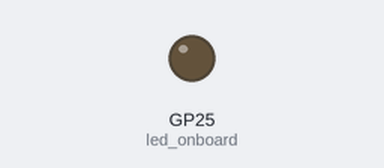
Simulated run of this program. Board: Raspberry Pi Pico running MicroPython. Shown: output pins drawn as LEDs (lit = HIGH).

Above: at 1.5 s.
At 11.3 s:
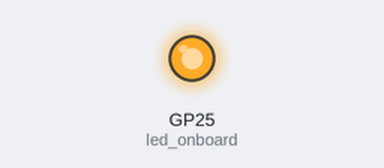
Timing chart, 0 to 11.7 s (numbered marks = the images above):
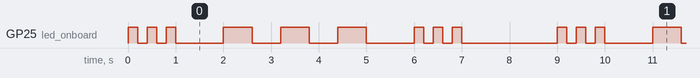

Measured:
- by itself, GP25 (led_onboard): repeats every 9.0 s: 2 × (LOW 0.20 s, HIGH 0.20 s), LOW 1.0 s, 2 × (HIGH 0.60 s, LOW 0.60 s), HIGH 0.60 s, LOW 1.0 s, 2 × (HIGH 0.20 s, LOW 0.20 s), HIGH 0.20 s, LOW 2.0 s, HIGH 0.20 s
- by itself, everything shown: repeats every 9.0 s, in 18 steps

The program:

SOS.py
```python
# Sending out an SOS
import machine
import utime

onboard_led_pin_id = 25
light_on = 1
light_off = 0
dot_length = 0.20
dash_length = 0.60

led_onboard = machine.Pin(onboard_led_pin_id, machine.Pin.OUT)

def print_S():
	led_onboard.value(light_on)
	utime.sleep(dot_length)
	led_onboard.value(light_off)
	utime.sleep(dot_length)
	led_onboard.value(light_on)
	utime.sleep(dot_length)
	led_onboard.value(light_off)
	utime.sleep(dot_length)
	led_onboard.value(light_on)
	utime.sleep(dot_length)
	led_onboard.value(light_off)

def print_O():
	led_onboard.value(light_on)
	utime.sleep(dash_length)
	led_onboard.value(light_off)
	utime.sleep(dash_length)
	led_onboard.value(light_on)
	utime.sleep(dash_length)
	led_onboard.value(light_off)
	utime.sleep(dash_length)
	led_onboard.value(light_on)
	utime.sleep(dash_length)
	led_onboard.value(light_off)

while True:
	print_S()
	utime.sleep(1)
	print_O()
	utime.sleep(1)
	print_S()
	utime.sleep(2)
```
